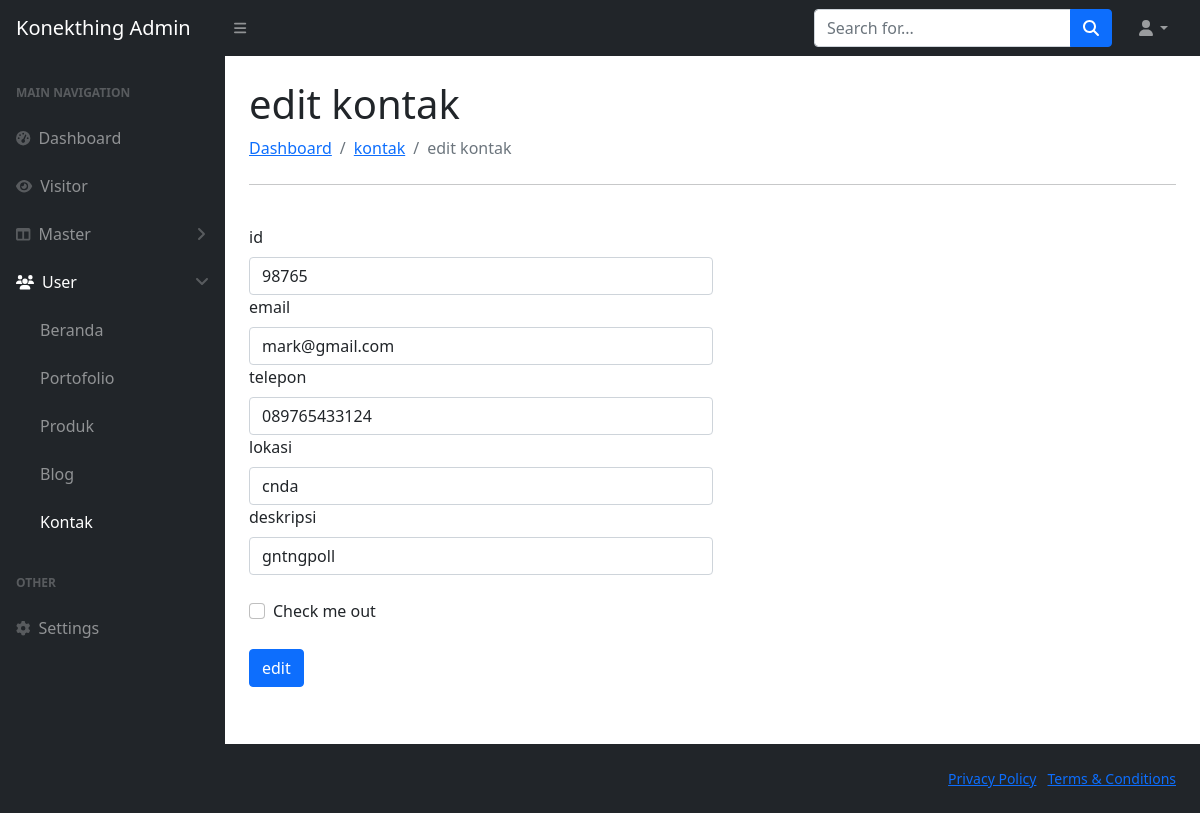
The page /kontak/edit_kontak/98765 on the database its author committed.
### tables this page shows
CREATE TABLE `kontak` (
  `id` int(25) NOT NULL,
  `email` varchar(25) NOT NULL,
  `telepon` varchar(25) NOT NULL,
  `lokasi` varchar(25) NOT NULL,
  `deskripsi` text NOT NULL
);

### application/controllers/kontak.php (called while the page is built, shortened)
<?php
class kontak extends CI_Controller
{
    public function __construct()
    {
        $this->load->model('model_kontak');
    }
    public function edit_kontak($id)
    {
        $querykontakDetail = $this->model_kontak->getDatakontakDetail($id);
        $DATA = array('queryPrdkDetail' => $querykontakDetail);
        $title['title'] = 'Edit kontak - Konekthing Admin';
        $this->load->view('header', $title);
        $this->load->view('admin/user/kontak/edit_kontak', $DATA);
        $this->load->view('footer');
    }
}

### index.php (called while the page is built, shortened)
<?php
require_once BASEPATH.'core/CodeIgniter.php';

### application/models/model_kontak.php (called while the page is built, shortened)
<?php
class model_kontak extends CI_Model
{
    function getDatakontakDetail($id)
    {
        $this->db->where('id', $id);
        $query = $this->db->get('kontak');
        return $query->row();
    }
}

### application/views/admin/user/kontak/edit_kontak.php (the view, shortened to what this page needs)
<div id="layoutSidenav_content">
    <main>
        <div class="container-fluid px-4">
            <h1 class="mt-4">edit kontak</h1>
            <ol class="breadcrumb mb-4">
                <li class="breadcrumb-item"><a href="<?= base_url('dashboard') ?>">Dashboard</a></li>
                <li class="breadcrumb-item"><a href="<?= base_url('kontak') ?>">kontak</a></li>
                <li class="breadcrumb-item active">edit kontak</li>
            </ol>
             <hr>
              <form action="<?= base_url('kontak/fungsi_edit') ?>" method="post">
                <br>
                <tr>
      <form class="row g-3">
      <div class="col-md-6">
        <label for="inputEmail4" class="form-label">id</label>
        <input type="text" class="form-control" id="inputEmail4" name="id" value="<?php echo $queryPrdkDetail->id ?>">
      </div>
      <div class="col-md-6">
        <label for="inputPassword4" class="form-label">email</label>
        <input type="email" class="form-control" id="inputPassword4" placeholder="@" name="email" value="<?php echo $queryPrdkDetail->email ?>">
      </div>
      <div class="col-md-6">
        <label for="inputPassword4" class="form-label">telepon</label>
        <input type="text" class="form-control" id="inputPassword4" placeholder="+62" name="telepon" value="<?php echo $queryPrdkDetail->telepon ?>">
      </div>
     <div class="col-6">
        <label for="inputAddress2" class="form-label">lokasi</label>
        <input type="text" class="form-control" id="inputAddress2" placeholder="Apartment, studio, or floor"name="lokasi" value="<?php echo $queryPrdkDetail->lokasi ?>">
      </div>
      <div class="col-md-6">
        <label for="inputCity" class="form-label">deskripsi</label>
        <input type="text" class="form-control" id="inputCity" name="deskripsi" value="<?php echo $queryPrdkDetail->deskripsi ?>">
      </div>
      <br>
      <div class="col-12">
        <div class="form-check">
          <input class="form-check-input" type="checkbox" id="gridCheck">
          <label class="form-check-label" for="gridCheck">
            Check me out
          </label>
        </div>
      </div>
      <br>
      <div class="col-12">
        <button type="submit" class="btn btn-primary">edit</button>
      </div>
    </form>
                </div>
            </div>
        </div>

### rows shown on the page
kontak: id "98765", email "mark@gmail.com", telepon "089765433124", lokasi "cnda", deskripsi "gntngpoll"
